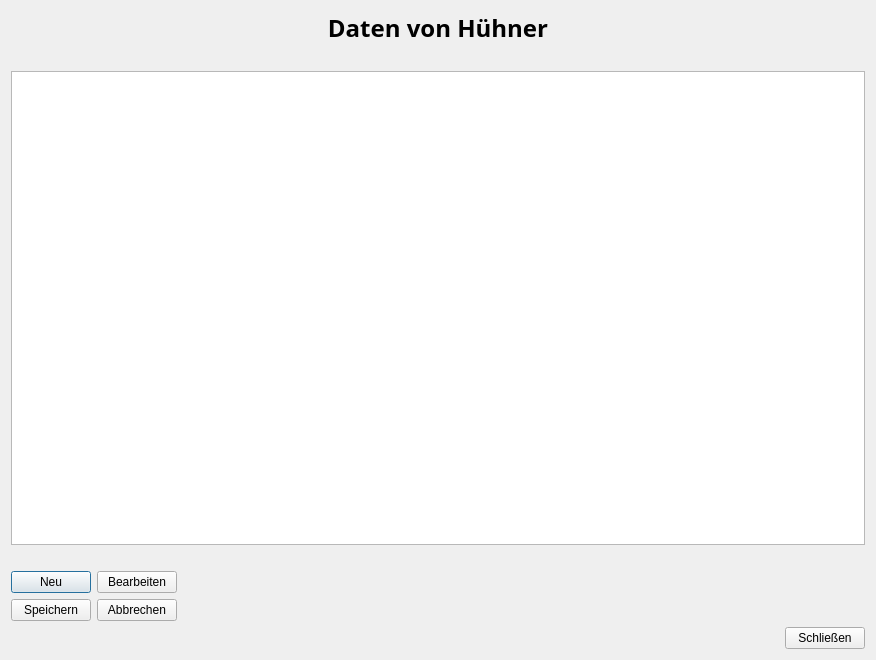
<?xml version="1.0" encoding="UTF-8"?>
<ui version="4.0">
 <class>DlgStammdaten</class>
 <widget class="QDialog" name="DlgStammdaten">
  <property name="geometry">
   <rect>
    <x>0</x>
    <y>0</y>
    <width>876</width>
    <height>660</height>
   </rect>
  </property>
  <property name="windowTitle">
   <string>Dialog</string>
  </property>
  <layout class="QGridLayout" name="gridLayout">
   <item row="0" column="0">
    <widget class="QLabel" name="label">
     <property name="font">
      <font>
       <family>Rockwell Nova</family>
       <pointsize>18</pointsize>
       <bold>true</bold>
      </font>
     </property>
     <property name="text">
      <string>Daten von Hühner</string>
     </property>
     <property name="alignment">
      <set>Qt::AlignCenter</set>
     </property>
    </widget>
   </item>
   <item row="1" column="0">
    <spacer name="horizontalSpacer">
     <property name="orientation">
      <enum>Qt::Horizontal</enum>
     </property>
     <property name="sizeHint" stdset="0">
      <size>
       <width>855</width>
       <height>20</height>
      </size>
     </property>
    </spacer>
   </item>
   <item row="2" column="0">
    <widget class="QTableView" name="tvStammdaten"/>
   </item>
   <item row="3" column="0">
    <spacer name="horizontalSpacer_3">
     <property name="orientation">
      <enum>Qt::Horizontal</enum>
     </property>
     <property name="sizeHint" stdset="0">
      <size>
       <width>855</width>
       <height>20</height>
      </size>
     </property>
    </spacer>
   </item>
   <item row="4" column="0">
    <layout class="QHBoxLayout" name="horizontalLayout">
     <item>
      <widget class="QPushButton" name="btnNeu">
       <property name="text">
        <string>Neu</string>
       </property>
      </widget>
     </item>
     <item>
      <widget class="QPushButton" name="btnBearbeiten">
       <property name="text">
        <string>Bearbeiten</string>
       </property>
      </widget>
     </item>
     <item>
      <spacer name="horizontalSpacer_4">
       <property name="orientation">
        <enum>Qt::Horizontal</enum>
       </property>
       <property name="sizeHint" stdset="0">
        <size>
         <width>40</width>
         <height>20</height>
        </size>
       </property>
      </spacer>
     </item>
    </layout>
   </item>
   <item row="5" column="0">
    <layout class="QHBoxLayout" name="horizontalLayout_2">
     <item>
      <widget class="QPushButton" name="btnSpeichern">
       <property name="text">
        <string>Speichern</string>
       </property>
      </widget>
     </item>
     <item>
      <widget class="QPushButton" name="btnAbbrechen">
       <property name="text">
        <string>Abbrechen</string>
       </property>
      </widget>
     </item>
     <item>
      <spacer name="horizontalSpacer_5">
       <property name="orientation">
        <enum>Qt::Horizontal</enum>
       </property>
       <property name="sizeHint" stdset="0">
        <size>
         <width>40</width>
         <height>20</height>
        </size>
       </property>
      </spacer>
     </item>
    </layout>
   </item>
   <item row="6" column="0">
    <layout class="QHBoxLayout" name="horizontalLayout_3">
     <item>
      <spacer name="horizontalSpacer_6">
       <property name="orientation">
        <enum>Qt::Horizontal</enum>
       </property>
       <property name="sizeHint" stdset="0">
        <size>
         <width>40</width>
         <height>20</height>
        </size>
       </property>
      </spacer>
     </item>
     <item>
      <widget class="QPushButton" name="btnScliessen">
       <property name="text">
        <string>Schließen</string>
       </property>
      </widget>
     </item>
    </layout>
   </item>
  </layout>
 </widget>
 <resources/>
 <connections>
  <connection>
   <sender>btnScliessen</sender>
   <signal>clicked()</signal>
   <receiver>DlgStammdaten</receiver>
   <slot>close()</slot>
   <hints>
    <hint type="sourcelabel">
     <x>847</x>
     <y>633</y>
    </hint>
    <hint type="destinationlabel">
     <x>845</x>
     <y>662</y>
    </hint>
   </hints>
  </connection>
 </connections>
</ui>
